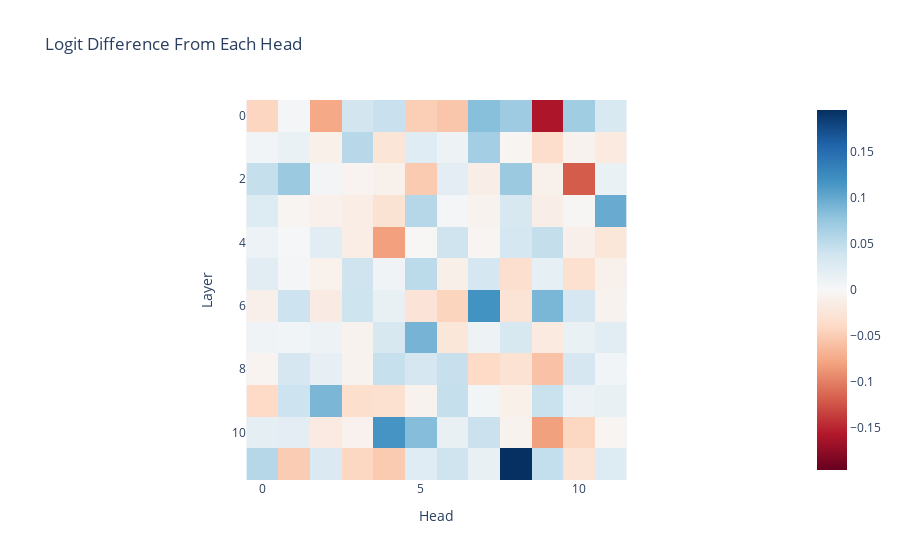

The notebook cell saved with this chart:
### Markdown cell above
#### Head Attribution

### Code cell
def imshow(tensor, renderer=None, **kwargs):
    px.imshow(utils.to_numpy(tensor), color_continuous_midpoint=0.0, color_continuous_scale="RdBu", **kwargs).show(renderer)

per_head_residual, labels = pos_cache.stack_head_results(layer=-1, pos_slice=-1, return_labels=True)
per_head_logit_diffs = residual_stack_to_logit_diff(per_head_residual, pos_cache)
per_head_logit_diffs = einops.rearrange(per_head_logit_diffs, "(layer head_index) -> layer head_index", layer=model.cfg.n_layers, head_index=model.cfg.n_heads)
imshow(per_head_logit_diffs, labels={"x":"Head", "y":"Layer"}, title="Logit Difference From Each Head")

### Figure 1 — Plotly figure (JSON) as saved in the notebook; plotly's stock layout.template omitted (floating-point values rounded to 4 significant figures; data arrays with more than 128 entries replaced by an {"elided": "..."} marker saying what was removed)
{"data": [{"coloraxis": "coloraxis", "hovertemplate": "Head: %{x}<br>Layer: %{y}<br>color: %{z}<extra></extra>", "name": "0", "type": "heatmap", "xaxis": "x", "yaxis": "y", "z": {"elided": "12x12 float values"}}], "layout": {"coloraxis": {"cmid": 0, "colorscale": [[0, "rgb(103,0,31)"], [0.1, "rgb(178,24,43)"], [0.2, "rgb(214,96,77)"], [0.3, "rgb(244,165,130)"], [0.4, "rgb(253,219,199)"], [0.5, "rgb(247,247,247)"], [0.6, "rgb(209,229,240)"], [0.7, "rgb(146,197,222)"], [0.8, "rgb(67,147,195)"], [0.9, "rgb(33,102,172)"], [1, "rgb(5,48,97)"]]}, "title": {"text": "Logit Difference From Each Head"}, "xaxis": {"anchor": "y", "constrain": "domain", "domain": [0, 1], "scaleanchor": "y", "title": {"text": "Head"}}, "yaxis": {"anchor": "x", "autorange": "reversed", "constrain": "domain", "domain": [0, 1], "title": {"text": "Layer"}}}}
